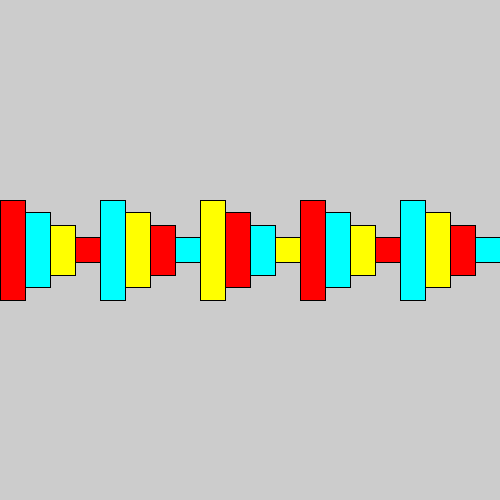
Frame 1 (no input)
Frame 60 (the mouse pressed at the canvas centre just before this capture): identical to frame 1, image omitted
Frame 120 (the mouse held since frame 60 and released just before this capture): identical to frame 1, image omitted

The Processing sketch that drew this single still picture (run headless with seeded random() and noise(); from frame 60 on, the mouse is pressed at the canvas centre):

// Processing sketch: CRCP1310_04_Patterns
// ── CRCP1310_04_Patterns.pde
void setup() {
  size(500, 500);
}

void draw() {
  int totalRects = 20;
  float w = width / (float)totalRects;
  rectMode(CENTER);

  for (int i = 0; i < totalRects; i++) {
    float h = 200;

    if (i % 4 == 0) {
      h = 100;
    } else if (i % 4 == 1) {
      h = 75;
    } else if (i % 4 == 2) {
      h = 50;
    } else {
      h = 25;
    }

    if (i % 3 == 0) {
      fill(255, 0, 0);
    } else if (i % 3 == 1) {
      fill(0, 255, 255);
    } else {
      fill(255, 255, 0);
    }

    float x = (i * w) + (w / 2.0);

    rect(x, height / 2, w, h);
  }
}
